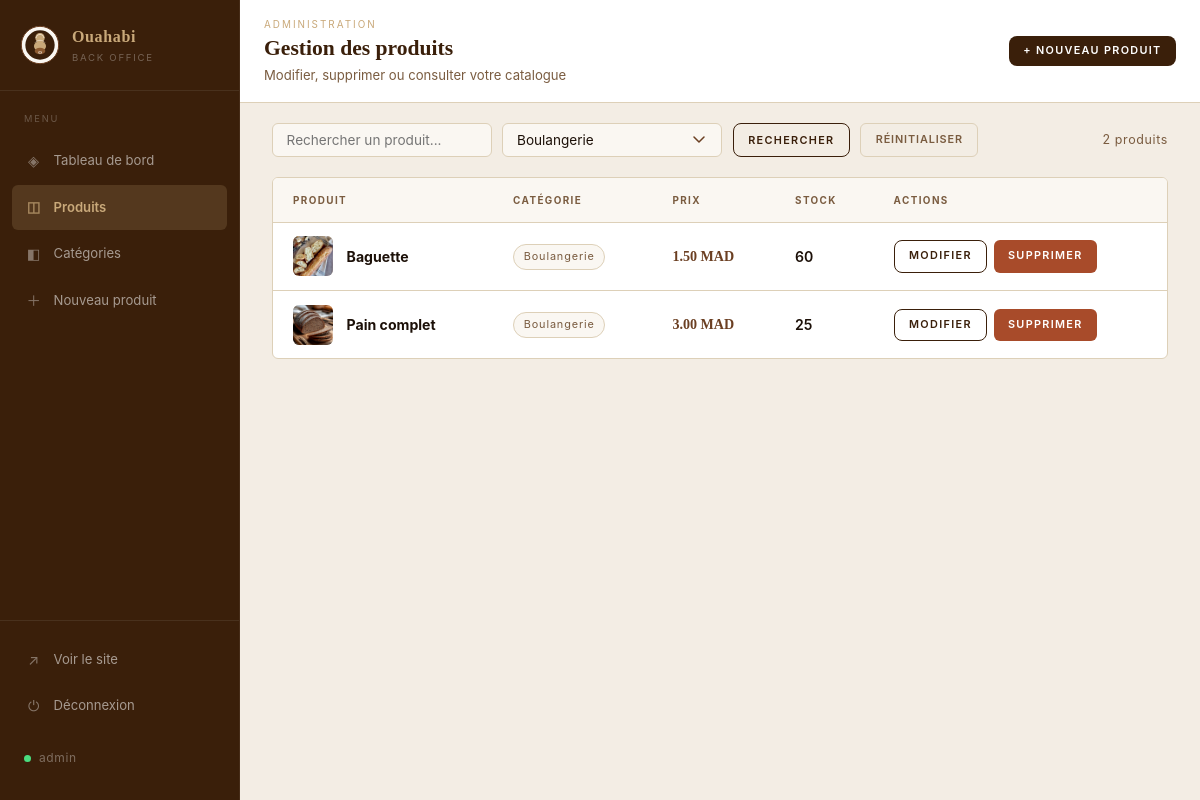
Screenshot of /projet-fil-rouge/projet-fil-rouge/boulangerie/admin/produits.php?categorie=1 (signed in) with the database file from the repository.
### tables this page shows
CREATE TABLE `produit` (
  `id` int(11) NOT NULL,
  `nom_produit` varchar(100) NOT NULL,
  `prix` decimal(10,2) NOT NULL,
  `quantite_stock` int(11) NOT NULL,
  `image` varchar(255) DEFAULT NULL,
  `categorie_id` int(11) DEFAULT NULL
);

CREATE TABLE `categorie` (
  `id` int(11) NOT NULL,
  `nom_categorie` varchar(100) NOT NULL
);

### projet-fil-rouge/projet-fil-rouge/boulangerie/includes/helpers.php (called while the page is built, shortened)
<?php
function produitImage($image) {
    if (!empty($image) && file_exists(__DIR__ . '/../images/' . $image)) {
        return 'images/' . $image;
    }
    return '';
}

### projet-fil-rouge/projet-fil-rouge/boulangerie/admin/produits.php (the view, shortened to what this page needs)
<?php
require_once __DIR__ . '/../db.php';
$recherche = trim($_GET['q'] ?? '');
$idCategorie = (int)($_GET['categorie'] ?? 0);
$sql = "
    SELECT p.*, c.nom_categorie
    FROM produit p
    LEFT JOIN categorie c ON p.categorie_id = c.id
";
$params = array();
$conditions = array();
if ($idCategorie > 0) {
    $conditions[] = "p.categorie_id = ?";
    $params[] = $idCategorie;
}
if (count($conditions) > 0) {
    $sql .= ' WHERE ' . implode(' AND ', $conditions);
}
$sql .= ' ORDER BY p.nom_produit';
$stmt = $pdo->prepare($sql);
$stmt->execute($params);
$produits = $stmt->fetchAll();
$categories = $pdo->query("SELECT * FROM categorie ORDER BY nom_categorie")->fetchAll();
$filtreActif = ($recherche != '' || $idCategorie > 0);
$adminTopAction = '<a href="../ajouter.php" class="btn btn-primary btn-sm">+ Nouveau produit</a>';
require __DIR__ . '/layout-start.php';
?>
<div class="admin-toolbar">
  <form method="GET" action="produits.php" class="admin-search-form">
    <input type="text" name="q" class="form-control"
           placeholder="Rechercher un produit..."
           value="<?= htmlspecialchars($recherche) ?>">
    <select name="categorie" class="form-control" onchange="this.form.submit()">
      <?php foreach ($categories as $cat): ?>
        <option value="<?= $cat['id'] ?>" <?= $idCategorie == $cat['id'] ? 'selected' : '' ?>>
          <?= htmlspecialchars($cat['nom_categorie']) ?>
        </option>
      <?php endforeach; ?>
    </select>
    <button type="submit" class="btn btn-secondary btn-sm">Rechercher</button>
    <?php if ($filtreActif): ?>
      <a href="produits.php" class="btn btn-ghost-admin btn-sm">Réinitialiser</a>
    <?php endif; ?>
  </form>
  <span class="admin-count"><?= count($produits) ?> produit<?= count($produits) > 1 ? 's' : '' ?></span>
</div>
<?php if (empty($produits)): ?>
  <div class="admin-empty-state">
    <div class="admin-empty-icon"><?= $filtreActif ? '🔍' : '🍞' ?></div>
    <h3><?= $filtreActif ? 'Aucun résultat' : 'Aucun produit' ?></h3>
    <p>
      <?php if ($filtreActif): ?>
        Aucun produit ne correspond à votre recherche.
      <?php else: ?>
        Commencez par ajouter votre premier produit au catalogue.
      <?php endif; ?>
    </p>
    <?php if ($filtreActif): ?>
      <a href="produits.php" class="btn btn-secondary">Réinitialiser</a>
    <?php else: ?>
      <a href="../ajouter.php" class="btn btn-primary">+ Ajouter un produit</a>
    <?php endif; ?>
  </div>
<?php else: ?>
  <div class="admin-table-wrap">
    <table class="admin-table">
      <thead>
        <tr>
          <th>Produit</th>
          <th>Catégorie</th>
          <th>Prix</th>
          <th>Stock</th>
          <th>Actions</th>
        </tr>
      </thead>
      <tbody>
        <?php foreach ($produits as $p): ?>
          <tr>
            <td>
              <div class="admin-table-product">
                <div class="admin-table-thumb">
                  <?php $img = produitImage($p['image']); ?>
                  <?php if ($img != ''): ?>
                    <img src="../<?= htmlspecialchars($img) ?>" alt="">
                  <?php else: ?>
                    <span>🥖</span>
                  <?php endif; ?>
                </div>
                <strong><?= htmlspecialchars($p['nom_produit']) ?></strong>
              </div>
            </td>
            <td><span class="admin-badge"><?= htmlspecialchars($p['nom_categorie'] ?? '-') ?></span></td>
            <td class="admin-table-price"><?= number_format($p['prix'], 2) ?> MAD</td>
            <td>
              <span class="admin-stock <?= $p['quantite_stock'] < 5 ? 'admin-stock-low' : '' ?>">
                <?= (int)$p['quantite_stock'] ?>
              </span>
            </td>
            <td>
              <div class="admin-table-actions">
                <a href="../modifier.php?id=<?= $p['id'] ?>" class="btn btn-secondary btn-sm">Modifier</a>
                <a href="../supprimer.php?id=<?= $p['id'] ?>" class="btn btn-danger btn-sm">Supprimer</a>
              </div>
            </td>
          </tr>
        <?php endforeach; ?>
      </tbody>
    </table>
  </div>
<?php endif; ?>
<?php require __DIR__ . '/layout-end.php'; ?>

### projet-fil-rouge/projet-fil-rouge/boulangerie/css/style.css (style rules this page uses)
:root { --cream: #FAF7F2; --beige: #EEE4D4; --beige-warm: #E8D9C0; --tan: #C9A97A; --brown: #6B3F22; --brown-dark: #3A1F0A; --brown-mid: #8C5A30; --rust: #A84B2A; --white: #FFFFFF; --off-white: #FDFAF6; --hero-warm: #F5EDE3; --hero-deep: #EBE0D0; --text: #1C1008; --text-muted: #7A5C40; --border: #DDD0B8; --shadow: rgba(58,31,10,0.10); --font-display: Georgia, 'Times New Roman', serif; --font-body: -apple-system, BlinkMacSystemFont, 'Segoe UI', system-ui, sans-serif; --radius: 6px; --site-max: 1280px; }
*, *::before, *::after { box-sizing: border-box; margin: 0; padding: 0; }
html { scroll-behavior: smooth; }
html { overflow-x: hidden; }
body { font-family: var(--font-body); background: var(--cream); color: var(--text); font-size: 15px; line-height: 1.65; -webkit-font-smoothing: antialiased; overflow-x: hidden; }
img { max-width: 100%; display: block; }
a { color: inherit; text-decoration: none; }
.btn { display: inline-flex; align-items: center; gap: 5px; padding: 0.55rem 1.4rem; font-family: var(--font-body); font-size: 0.72rem; font-weight: 600; letter-spacing: 0.12em; text-transform: uppercase; cursor: pointer; border: none; border-radius: var(--radius); transition: all 0.2s; white-space: nowrap; text-decoration: none; }
.btn-primary { background: var(--brown-dark); color: var(--white); border-radius: 8px; }
.btn-secondary { background: transparent; color: var(--brown-dark); border: 1.5px solid var(--brown-dark); border-radius: 8px; }
.btn-danger { background: var(--rust); color: var(--white); }
.btn-sm { padding: 0.38rem 0.9rem; font-size: 0.68rem; }
.form-control { width: 100%; padding: 0.68rem 1rem; border: 1.5px solid var(--border); border-radius: var(--radius); background: var(--cream); font-family: var(--font-body); font-size: 0.92rem; color: var(--text); transition: border-color 0.2s, box-shadow 0.2s; -webkit-appearance: none; appearance: none; }
select.form-control { background-repeat: no-repeat; background-position: right 1rem center; padding-right: 2.5rem; }
.admin-body { background: #F3EDE4; }
.admin-toolbar { display: flex; justify-content: space-between; align-items: center; gap: 1rem; margin-bottom: 1.25rem; flex-wrap: wrap; }
.admin-search-form { display: flex; gap: 0.65rem; flex-wrap: wrap; flex: 1; }
.admin-search-form .form-control { max-width: 220px; padding: 0.5rem 0.85rem; font-size: 0.85rem; }
.admin-count { font-size: 0.78rem; color: var(--text-muted); letter-spacing: 0.05em; }
.admin-table-wrap { background: var(--white); border: 1px solid var(--border); border-radius: var(--radius); overflow: hidden; }
.admin-table { width: 100%; border-collapse: collapse; font-size: 0.88rem; }
.admin-table th { text-align: left; padding: 0.85rem 1.25rem; font-size: 0.62rem; letter-spacing: 0.14em; text-transform: uppercase; color: var(--text-muted); background: var(--cream); border-bottom: 1px solid var(--border); }
.admin-table td { padding: 0.85rem 1.25rem; border-bottom: 1px solid var(--border); vertical-align: middle; }
.admin-table tr:last-child td { border-bottom: none; }
.admin-table-product { display: flex; align-items: center; gap: 0.85rem; }
.admin-table-thumb { width: 40px; height: 40px; border-radius: var(--radius); overflow: hidden; background: var(--beige); flex-shrink: 0; display: flex; align-items: center; justify-content: center; }
.admin-table-thumb img { width: 100%; height: 100%; object-fit: cover; }
.admin-table-price { font-family: var(--font-display); font-weight: bold; color: var(--brown); }
.admin-badge { display: inline-block; font-size: 0.68rem; letter-spacing: 0.08em; padding: 0.2rem 0.6rem; background: var(--cream); border: 1px solid var(--border); border-radius: 20px; color: var(--text-muted); }
.admin-stock { font-weight: 600; }
.admin-table-actions { display: flex; gap: 0.4rem; }
.btn-ghost-admin { background: transparent; color: var(--text-muted); border: 1px solid var(--border); padding: 0.38rem 0.9rem; font-size: 0.68rem; font-weight: 600; letter-spacing: 0.08em; text-transform: uppercase; border-radius: var(--radius); cursor: pointer; text-decoration: none; display: inline-flex; align-items: center; }

### rows the page displays
produit: image (picture), nom_produit "Baguette", categorie.nom_categorie "Boulangerie", prix "1.50", quantite_stock "60"
produit: image (picture), nom_produit "Pain complet", categorie.nom_categorie "Boulangerie", prix "3.00", quantite_stock "25"

### other values shown
$_SESSION['admin_login'] "admin"
$adminTitle "Gestion des produits"
$adminSubtitle "Modifier, supprimer ou consulter votre catalogue"
count($produits) "2"
form field categorie "Boulangerie"
